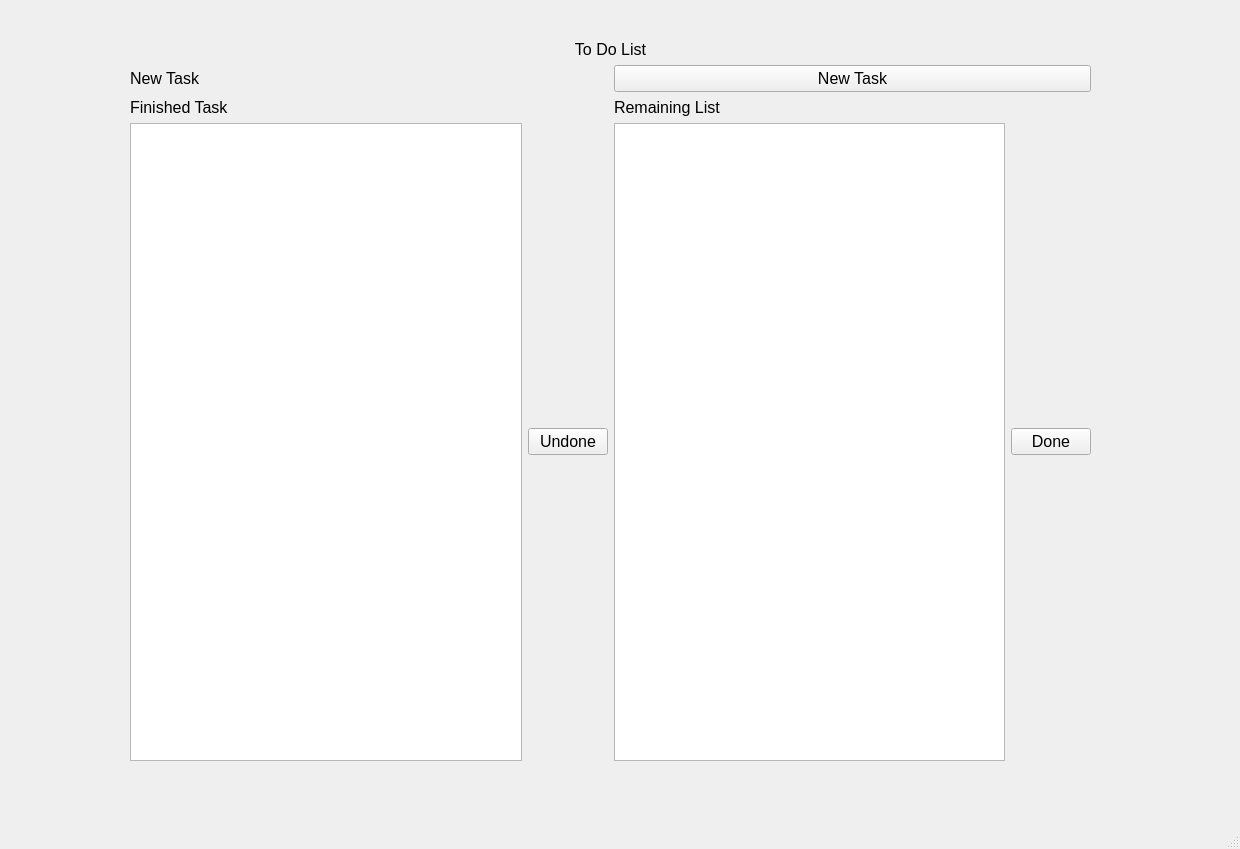
<?xml version="1.0" encoding="UTF-8"?>
<ui version="4.0">
 <class>MainWindow</class>
 <widget class="QMainWindow" name="MainWindow">
  <property name="geometry">
   <rect>
    <x>0</x>
    <y>0</y>
    <width>1240</width>
    <height>849</height>
   </rect>
  </property>
  <property name="windowTitle">
   <string>MainWindow</string>
  </property>
  <widget class="QWidget" name="centralwidget">
   <widget class="QWidget" name="">
    <property name="geometry">
     <rect>
      <x>130</x>
      <y>40</y>
      <width>961</width>
      <height>721</height>
     </rect>
    </property>
    <layout class="QVBoxLayout" name="verticalLayout_4">
     <item>
      <widget class="QLabel" name="ToDoList">
       <property name="font">
        <font>
         <pointsize>12</pointsize>
        </font>
       </property>
       <property name="text">
        <string>To Do List</string>
       </property>
       <property name="alignment">
        <set>Qt::AlignCenter</set>
       </property>
      </widget>
     </item>
     <item>
      <layout class="QVBoxLayout" name="verticalLayout_3">
       <item>
        <layout class="QHBoxLayout" name="horizontalLayout_3">
         <item>
          <widget class="QLabel" name="NewTask">
           <property name="font">
            <font>
             <pointsize>12</pointsize>
            </font>
           </property>
           <property name="text">
            <string>New Task</string>
           </property>
          </widget>
         </item>
         <item>
          <widget class="QPushButton" name="pushButton">
           <property name="font">
            <font>
             <pointsize>12</pointsize>
            </font>
           </property>
           <property name="text">
            <string>New Task</string>
           </property>
          </widget>
         </item>
        </layout>
       </item>
       <item>
        <layout class="QHBoxLayout" name="horizontalLayout_4">
         <item>
          <layout class="QVBoxLayout" name="verticalLayout">
           <item>
            <widget class="QLabel" name="FinishedTask">
             <property name="font">
              <font>
               <pointsize>12</pointsize>
              </font>
             </property>
             <property name="text">
              <string>Finished Task</string>
             </property>
            </widget>
           </item>
           <item>
            <layout class="QHBoxLayout" name="horizontalLayout">
             <item>
              <widget class="QListWidget" name="finishedList"/>
             </item>
             <item>
              <widget class="QPushButton" name="pushButton_2">
               <property name="font">
                <font>
                 <pointsize>12</pointsize>
                </font>
               </property>
               <property name="text">
                <string>Undone</string>
               </property>
              </widget>
             </item>
            </layout>
           </item>
          </layout>
         </item>
         <item>
          <layout class="QVBoxLayout" name="verticalLayout_2">
           <item>
            <widget class="QLabel" name="To">
             <property name="font">
              <font>
               <pointsize>12</pointsize>
              </font>
             </property>
             <property name="text">
              <string>Remaining List</string>
             </property>
            </widget>
           </item>
           <item>
            <layout class="QHBoxLayout" name="horizontalLayout_2">
             <item>
              <widget class="QListWidget" name="remainingList"/>
             </item>
             <item>
              <widget class="QPushButton" name="pushButton_3">
               <property name="font">
                <font>
                 <pointsize>12</pointsize>
                </font>
               </property>
               <property name="text">
                <string>Done</string>
               </property>
              </widget>
             </item>
            </layout>
           </item>
          </layout>
         </item>
        </layout>
       </item>
      </layout>
     </item>
    </layout>
   </widget>
  </widget>
  <widget class="QMenuBar" name="menubar">
   <property name="geometry">
    <rect>
     <x>0</x>
     <y>0</y>
     <width>1240</width>
     <height>26</height>
    </rect>
   </property>
  </widget>
  <widget class="QStatusBar" name="statusbar"/>
 </widget>
 <resources/>
 <connections/>
</ui>
